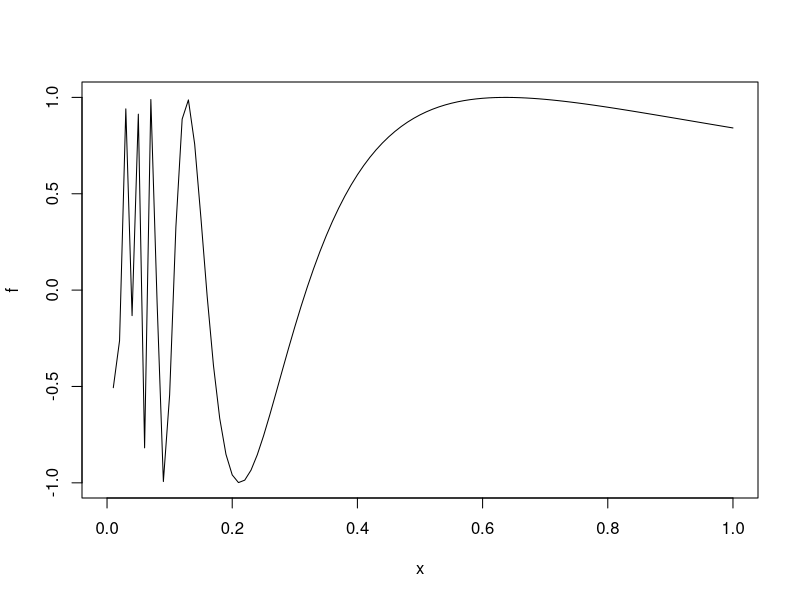
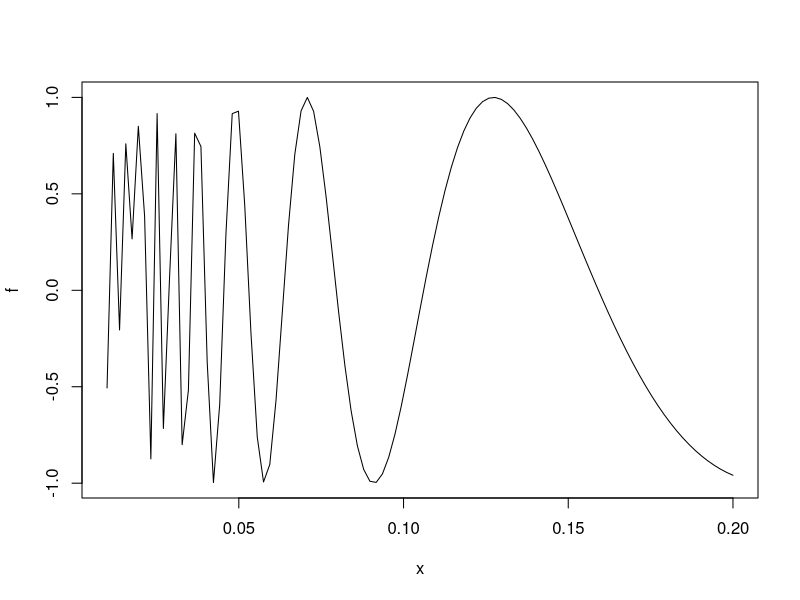
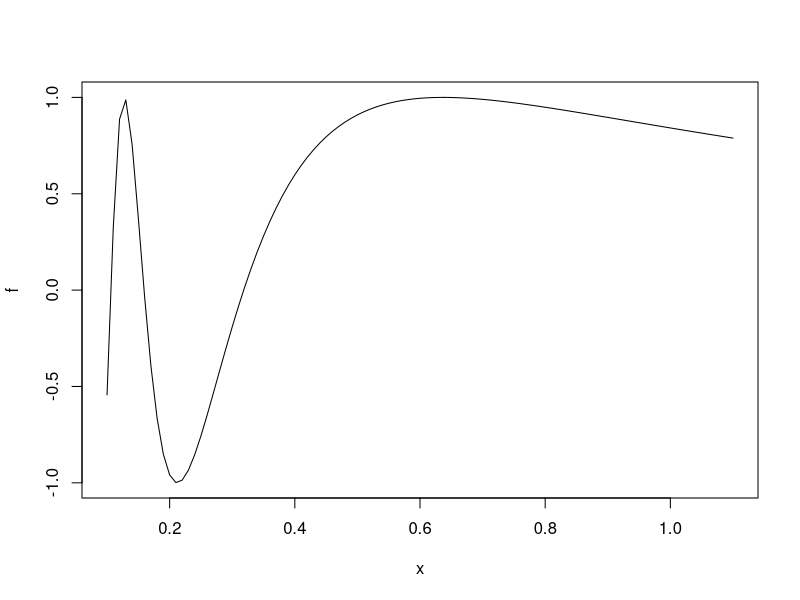
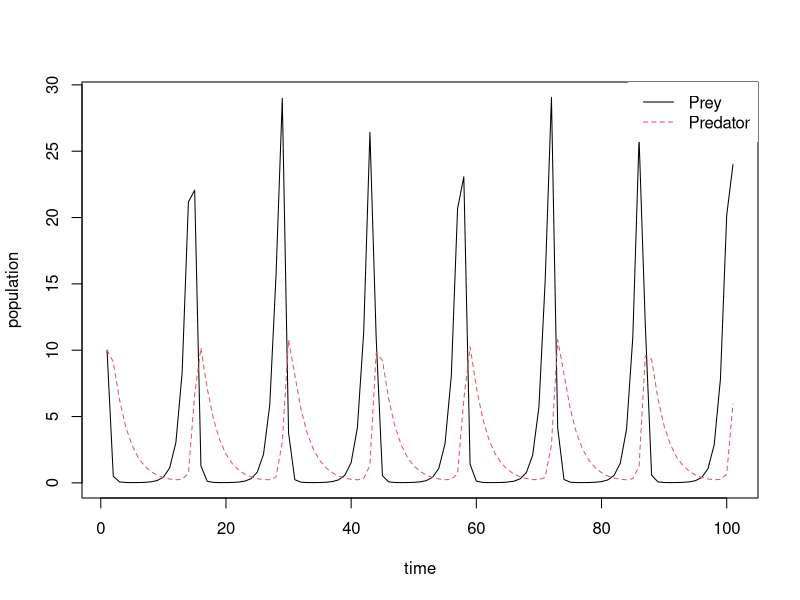
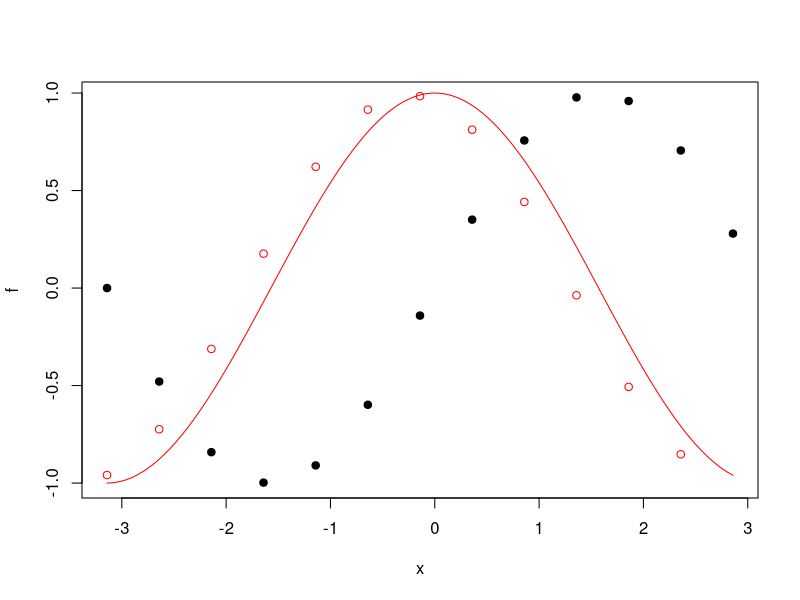
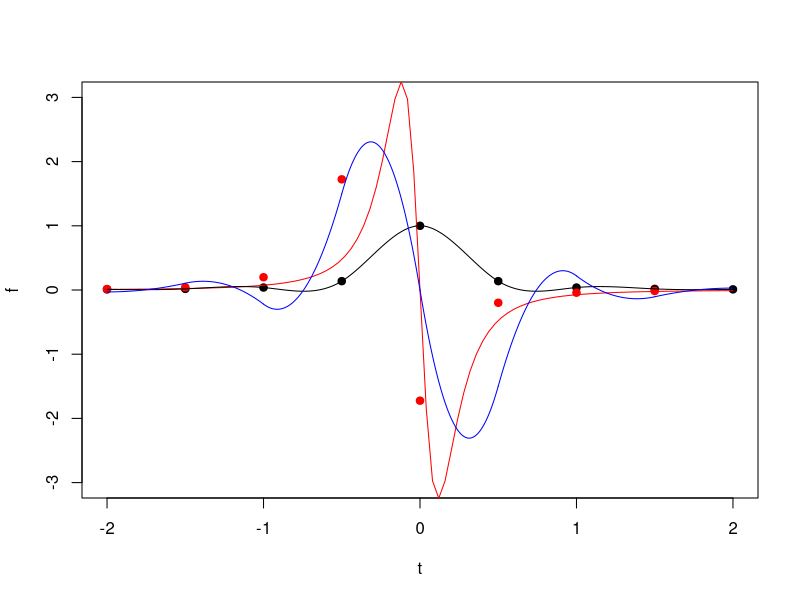

These figures' R source, in order:
wtm.mp <- function(f,a,b){
  m <- (a+b)/2
  (b-a)*f(m)
}

wtm.trap <- function(f,a,b){
  ((b-a)/2)*(f(a) + f(b))
}

wtm.simp <- function(f,a,b){
  m <- (a+b)/2
  ((b-a)/6)*(f(a) + 4*f(m) + f(b))
}

wtm.gquad <- function(f){
  f(-1/sqrt(3)) + f(1/sqrt(3))
}

wtm.mp(cos,-1,1)
wtm.trap(cos,-1,1)
wtm.simp(cos,-1,1)
wtm.gquad(cos)
integrate(cos,-1,1)

f <- function(x){exp(-(x^2))}
integrate(f,0,1)

######
f <- function(x){sin(1/x)}
plot(f)
plot(f,xlim = c(0.01,0.2))
plot(f, xlim = c(0.1,1.1))

wtm.mp(f,0.1,1.1)
wtm.trap(f,0.1,1.1)

###

wtm.mp(f,0.1,0.6)
wtm.trap(f,0.1,0.6)

wtm.mp(f,0.6,1.1)
wtm.trap(f,0.6,1.1)

###

wtm.mp(f,0.1,0.35)
wtm.trap(f,0.1,0.35)

wtm.mp(f,0.35,0.6)
wtm.trap(f,0.35,0.6)

###

wtm.mp(f,0.1,0.225)
wtm.trap(f,0.1,0.225)

wtm.mp(f,0.225,0.35)
wtm.trap(f,0.225,0.35)

wtm.mp(f,0.35,0.475)
wtm.trap(f,0.35,0.475)

wtm.mp(f,0.475,0.6)
wtm.trap(f,0.475,0.6)

#############

wtm.mci <- function(f,a,b,n){
  x <- runif(n,a,b)
  y <- f(x)
  I <- (1/n)*sum(y)
  return(I)
}

wtm.mci(sin,0,1,20)
integrate(sin,0,1)


############

install.packages("deSolve")
library(deSolve)
LotVmod <- function (Time, State, Pars) {
  with(as.list(c(State, Pars)), {
    dx = x*(alpha - beta*y)
    dy = -y*(gamma - delta*x)
    return(list(c(dx, dy)))
  })
}
Pars <- c(alpha = 1.1, beta = .4, gamma = .4, delta = 0.1)
State <- c(x = 10, y = 10)
Time <- seq(0, 100, by = 1)
out <- as.data.frame(ode(func = LotVmod, y = State, parms = Pars, times = Time))
matplot(out[,-1], type = "l", xlab = "time", ylab = "population")
legend("topright", c("Prey", "Predator"), lty = c(1,2), col = c(1,2), box.lwd = 0)

#########

x <- seq(-pi,pi,0.5)
f <- sin(x)
plot(f ~ x, pch = 19)

wtm.fordif <- function(x,y){
  n <- length(x)
  df <- c()
  for (i in 1:(n-1)){
    d <- (y[i+1] - y[i])/(x[i+1]-x[i])
    df <- c(df,d)
  }
  return(df)
}

df <- wtm.fordif(x,f)

points(x[-(length(x))],df, col = "red")
curve(cos,col = "red", add = T)

#######

fh <- function(x){1/(1+25*x^2)}
fp <- function(x){(-50*x)/((1+25*x^2)^2)}
t <- seq(-2,2,0.5)
f <- fh(t)
plot(f ~ t, pch = 19, ylim = c(-3,3))

df <- wtm.fordif(t,f)
points(t[-(length(t))],df, col = "red", pch=19)
curve(fp, add = T, col = "red")

wtm.csmn <- function(x,y){
  n <- length(x)
  A <- matrix(0, nrow = 4*(n-1), ncol = 4*(n-1))
  for (i in 1:(n-1)){
    A[2*i-1,(4*i-3):(4*i)] <- c(1,x[i],x[i]^2,x[i]^3)
    A[2*i,(4*i-3):(4*i)] <- c(1,x[i+1],x[i+1]^2,x[i+1]^3)
  }
  for (i in 1:(n-2)){
    A[2*n-2+(2*i-1),(4*i-3):(4*i+4)] <- c(0,1,2*x[i+1],3*x[i+1]^2,0,-1,-2*x[i+1],-3*x[i+1]^2)
    A[2*n-2+(2*i),(4*i-3):(4*i+4)] <- c(0,0,2,6*x[i+1],0,0,-2,-6*x[i+1])
  }
  A[4*n-5,3:4] <- c(2,6*x[1])
  A[4*n-4,(4*n-5):(4*n-4)] <- c(2,6*x[n])
  b <- c()
  for (i in 1:(n-1)){
    b <- c(b,y[i:(i+1)])
  }
  b <- c(b,rep(0,2*n-2))
  solve(A,b)
}

n <- length(t)
z <- wtm.csmn(t,f)
for (i in 1:(n-1)){
  p3 <- function(x){z[4*i-3] + z[4*i-2]*x + z[4*i-1]*x^2 + z[4*i]*x^3}
  curve(p3, add = T, xlim = c(t[i],t[i+1]))
}

for (i in 1:(n-1)){
  p3 <- function(x){z[4*i-2] + 2*z[4*i-1]*x + 3*z[4*i]*x^2}
  curve(p3, add = T, xlim = c(t[i],t[i+1]), col = "blue")
}

#####

exp(0.5)-1
x <- 0.5
e <- exp(1)
(e-1)*exp(x) - 2*x - 1
(1-(1/e))*exp(x) - 2*x + 1
0.5*(e-(1/e))*exp(x)-2*x

wtm.fd <- function(f,x,h){
  (f(x+h) - f(x))/h
}

wtm.bd <- function(f,x,h){
  (f(x) - f(x-h))/h
}

wtm.cd <- function(f,x,h){
  (f(x+h) - f(x-h))/(2*h)
}

fx <- function(x){exp(x) - x^2}

wtm.fd(fx,0.5,0.001)
wtm.bd(fx,0.5,0.001)
wtm.cd(fx,0.5,0.001)

gx <- function(x){log(x)*exp(sin(x))}
(gx(0.501)-2*gx(0.5)+gx(0.499))/(0.000001)

gppx <- function(x){(exp(sin(x))*(-x^2*sin(x)*log(x) + x^2*(cos(x))^2*log(x) + 2*x*cos(x)-1))/(x^2)}
gppx(0.5)
